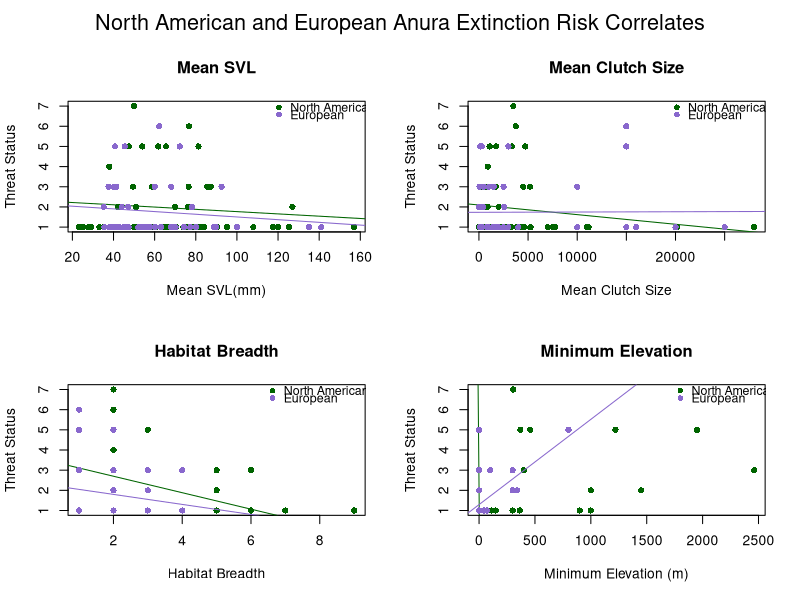
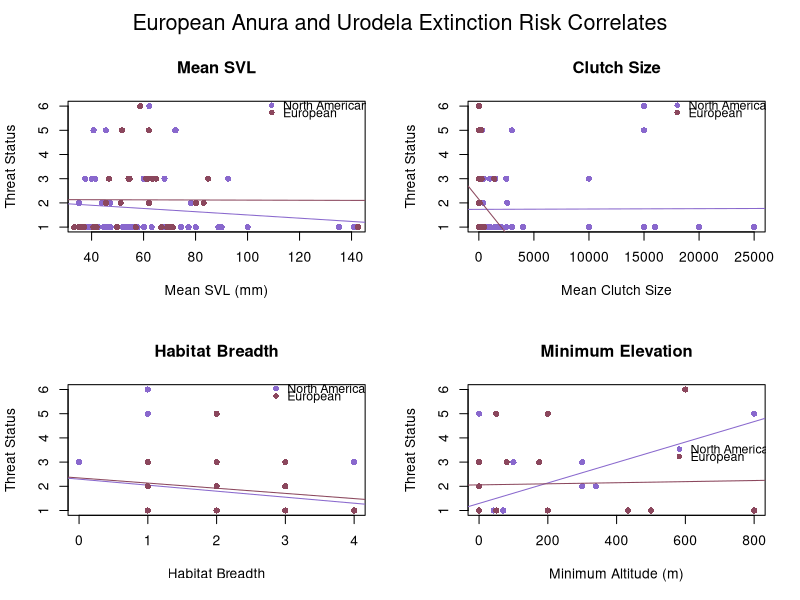
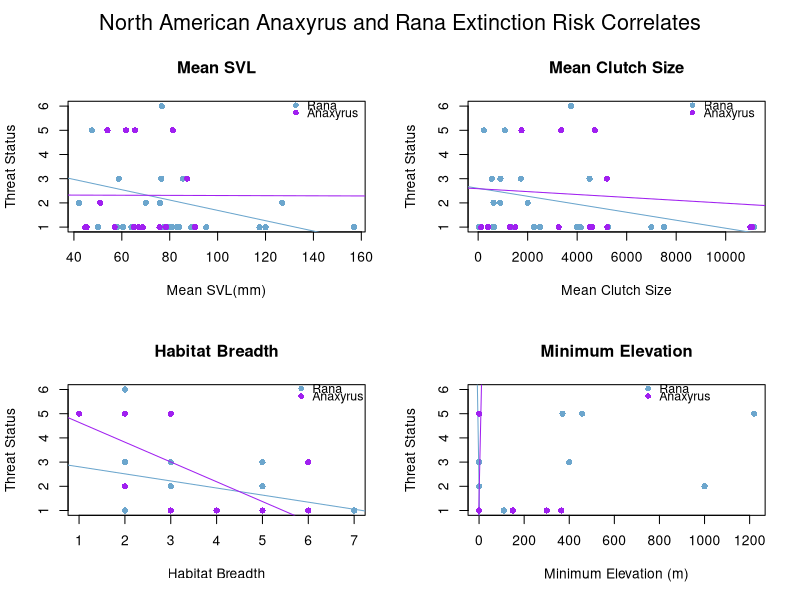

Write the R code that produced these figures, in order. (Note: this script raises an error after producing the figures.)
# ENEC 395 Undergraduate Research 
# Alicia Wood
# 3/20/17
# Correlates of Extinction Risk in European and North American Amphibians



### Setting my working directory to the folder where all of my data and code are stored

setwd('~/Desktop/Extinction-Risk')

library(dplyr)
library(tidyr)



### Reading in raw data files

NAfrogs = read.table("NorthAmericanFrogs.txt", header=T, sep = '\t', quote = "\"")
NApaired = read.table("NorthAmericanFrogsPaired.txt", header=T, sep='\t', quote = "\"")
EuroAmphib = read.table("EuropeanAmphibians.txt", header=T, sep = '\t', quote = "\"", 
                        na.strings = "DD")
Taxonomy = read.table("Taxonomy.txt", header=T, sep = '\t', quote = "\"")



### Simplifying and preparing data for analysis

#Creating Habitat Breadth columns in both datasets
EuroAmphib$Forest <- apply(EuroAmphib[,c(123:131)], 1, sum)
EuroAmphib$Forest[EuroAmphib$Forest > 0] <- 1
EuroAmphib$Savanna <- apply(EuroAmphib[,c(132:133)], 1, sum)
EuroAmphib$Savanna[EuroAmphib$Savanna > 0] <- 1
EuroAmphib$Shrubland <- apply(EuroAmphib[,c(134:141)], 1, sum)
EuroAmphib$Shrubland[EuroAmphib$Shrubland > 0] <- 1
EuroAmphib$Grassland <- apply(EuroAmphib[,c(142:148)], 1, sum)
EuroAmphib$Grassland[EuroAmphib$Grassland > 0] <- 1
EuroAmphib$Wetlands <- apply(EuroAmphib[,c(149:164)], 1, sum)
EuroAmphib$Wetlands[EuroAmphib$Wetlands > 0] <- 1
EuroAmphib$RockyAreas[EuroAmphib$Habitat_RockyAreas_inland_cliffs_moutain_peaks == 1] <- 1
EuroAmphib$RockyAreas[EuroAmphib$Habitat_RockyAreas_inland_cliffs_moutain_peaks == 0] <- 0
EuroAmphib$Caves <- apply(EuroAmphib[,c(166:167)], 1, sum)
EuroAmphib$Caves[EuroAmphib$Caves > 0] <- 1
EuroAmphib$Deserts <- apply(EuroAmphib[,c(168:170)], 1, sum)
EuroAmphib$Deserts[EuroAmphib$Deserts > 0] <- 1
EuroAmphib$ArtificialTerrestrial <- apply(EuroAmphib[,c(171:176)], 1, sum)
EuroAmphib$ArtificialTerrestrial[EuroAmphib$ArtificialTerrestrial > 0] <- 1
EuroAmphib$Other[EuroAmphib$Habitat_Other_dunes == 1] <- 1
EuroAmphib$Other[EuroAmphib$Habitat_Other_dunes == 0] <- 0
EuroAmphib$HabitatBreadth <- apply(EuroAmphib[,c(255:264)], 1, sum)
NAfrogs$HabitatBreadth <- apply(NAfrogs[,c(22:33)], 1, sum)

#Condensing mean max and min Clutch Size into 1 mean Clutch Size column for NA dataset
NAfrogs$ClutchSize <- ifelse(is.na(NAfrogs$MeanClutchSize), ifelse(is.na(NAfrogs$MaxClutchSize), 
                      ifelse(is.na(NAfrogs$MinClutchSize), NA, NAfrogs$MinClutchSize),
                      ifelse(is.na(NAfrogs$MinClutchSize), NAfrogs$MaxClutchSize, 
                      rowMeans(NAfrogs[,c("MinClutchSize", "MaxClutchSize")]))), 
                      NAfrogs$MeanClutchSize)

#Simplifying NAfrogs SVL data into 1 Mean SVL column
NAfrogs$SVLunspecified <- ifelse(is.na(NAfrogs$MeanSVL_Unspecified_mm), 
                                 ifelse(is.na(NAfrogs$MaxSVL_Unspecified_mm),
                                        ifelse(is.na(NAfrogs$MinSVL_Unspecified_mm), NA, 
                                               NAfrogs$MinSVL_Unspecified_mm), 
                                        ifelse(is.na(NAfrogs$MinSVL_Unspecified_mm), 
                                               NAfrogs$MaxSVL_Unspecified_mm, 
                                               rowMeans(NAfrogs[,c("MinSVL_Unspecified_mm", 
                                                                   "MaxSVL_Unspecified_mm")]))), 
                                 NAfrogs$MeanSVL_Unspecified_mm)
NAfrogs$SVLfemale <- ifelse(is.na(NAfrogs$MeanSVL_Female_mm), 
                            ifelse(is.na(NAfrogs$MaxSVL_Female_mm), 
                                   ifelse(is.na(NAfrogs$MinSVL_Female_mm), NA, 
                                          NAfrogs$MinSVL_Female_mm), 
                                   ifelse(is.na(NAfrogs$MinSVL_Female_mm), 
                                          NAfrogs$MaxSVL_Female_mm, 
                                          rowMeans(NAfrogs[,c("MinSVL_Female_mm", 
                                                              "MaxSVL_Female_mm")]))), 
                            NAfrogs$MeanSVL_Female_mm)
NAfrogs$SVLmale <- ifelse(is.na(NAfrogs$MeanSVL_Male_mm), 
                          ifelse(is.na(NAfrogs$MaxSVL_Male_mm), 
                                 ifelse(is.na(NAfrogs$MinSVL_Male_mm), NA, 
                                        NAfrogs$MinSVL_Male_mm), 
                                 ifelse(is.na(NAfrogs$MinSVL_Male_mm), NAfrogs$MaxSVL_Male_mm, 
                                        rowMeans(NAfrogs[,c("MinSVL_Male_mm", 
                                                            "MaxSVL_Male_mm")]))), 
                          NAfrogs$MeanSVL_Male_mm)
NAfrogs$SVLMFmean <- rowMeans(NAfrogs[,c("SVLfemale", "SVLmale")])
NAfrogs$SVL <- ifelse(!is.na(NAfrogs$SVLunspecified) & !is.na(NAfrogs$SVLfemale) & 
                        !is.na(NAfrogs$SVLmale), rowMeans(NAfrogs[,c("SVLunspecified", 
                                                                     "SVLMFmean")]), 
                      ifelse(is.na(NAfrogs$SVLunspecified), 
                             ifelse(is.na(NAfrogs$SVLfemale), 
                                    ifelse(is.na(NAfrogs$SVLmale), NA, NAfrogs$SVLmale), 
                                    ifelse(is.na(NAfrogs$SVLmale), NAfrogs$SVLfemale, 
                                           NAfrogs$SVLMFmean)), NAfrogs$SVLunspecified))



### Organizing Threat Data

# Creating Continuous Threat Status Values in European Dataset
EuroAmphib$threat[EuroAmphib$IUCN_Status_LeastConcern == 1] <- 1
EuroAmphib$threat[EuroAmphib$IUCN_Status_Vulnerable == 1] <- 2
EuroAmphib$threat[EuroAmphib$IUCN_Status_NearThreatened == 1] <- 3
EuroAmphib$threat[EuroAmphib$IUCN_Status_Endangered == 1] <- 5
EuroAmphib$threat[EuroAmphib$IUCN_Status_CriticallyEndangered == 1] <- 6
# Creating Threat status ordinal values
threat = data.frame(IUCN_Threat_Status = c('LC', 'VU', 'NT', 'TH', 'EN', 'CR', 'EW'),
                    threat = 1:7)



### Joining in taxonomy and threat datasets

NAfrogs <- merge(NAfrogs, Taxonomy, by = "SpeciesName") %>% left_join(threat)
EuroAmphib <- merge(EuroAmphib, Taxonomy, by = "SpeciesName")



### Dividing European dataset into Anura and Urodela order datasets

Efrogs <- EuroAmphib[EuroAmphib$Order == 'Anura',]
Esalamanders <- EuroAmphib[EuroAmphib$Order == 'Urodela',]



##### Plots and Linear Models



## North American and European Anura Comparison
par(mfrow=c(2,2), oma = c(0,0,2,0))
# SVL
plot(NAfrogs$SVL, NAfrogs$threat, xlab = "Mean SVL(mm)", ylab = "Threat Status", 
     main = "Mean SVL", col = "darkgreen", pch = 16)
lm_svl_na = lm(NAfrogs$threat ~ NAfrogs$SVL)
abline(lm_svl_na, col = "darkgreen")
summary(lm_svl_na)
points(Efrogs$SVL_Unspecified_mm, Efrogs$threat, xlab = "Mean SVL (mm)", ylab = "Threat Status", 
       col = "mediumpurple3", pch = 16)
lm_svl_e = lm(Efrogs$threat ~ Efrogs$SVL_Unspecified_mm)
abline(lm_svl_e, col = "mediumpurple3")
summary(lm_svl_e)
legend(115,7.5, c("North American", "European"), pch = 16, 
       col = c("darkgreen", "mediumpurple3"), cex = 0.9, bty = "n", y.intersp = 0.5)
# Clutch Size
plot(NAfrogs$ClutchSize, NAfrogs$threat, xlab = "Mean Clutch Size", ylab = "Threat Status", 
     main = "Mean Clutch Size", col = "darkgreen", pch = 16)
lm_cs_na = lm(NAfrogs$threat ~ NAfrogs$ClutchSize)
abline(lm_cs_na, col = "darkgreen")
summary(lm_cs_na)
points(Efrogs$Number_of_eggs_or_offspring, Efrogs$threat, xlab = "Mean Clutch Size", 
       ylab = "Threat Status", col = "mediumpurple3", pch = 16)
lm_cs_e = lm(Efrogs$threat ~ Efrogs$Number_of_eggs_or_offspring)
abline(lm_cs_e, col = "mediumpurple3")
summary(lm_cs_e)
legend(19000,7.5, c("North American", "European"), pch = 16, 
       col = c("darkgreen", "mediumpurple3"), cex = 0.9, bty = "n", y.intersp = 0.5)
# Habitat Breadth
plot(NAfrogs$HabitatBreadth, NAfrogs$threat, xlab = "Habitat Breadth", ylab = "Threat Status", 
     main = "Habitat Breadth", col = "darkgreen", pch = 16)
lm_hb_na = lm(NAfrogs$threat ~ NAfrogs$HabitatBreadth)
abline(lm_hb_na, col = "darkgreen")
summary(lm_hb_na)
points(Efrogs$HabitatBreadth, Efrogs$threat, xlab = "Habitat Breadth", ylab = "Threat Status", 
       col = "mediumpurple3", pch = 16)
lm_hb_e = lm(Efrogs$threat ~ Efrogs$HabitatBreadth)
abline(lm_hb_e, col = "mediumpurple3")
summary(lm_hb_e)
legend(6.3,7.5, c("North American", "European"), pch = 16, 
       col = c("darkgreen", "mediumpurple3"), cex = 0.9, bty = "n", y.intersp = 0.5)
# Minimum Elevation
plot(NAfrogs$MinElevation_m, NAfrogs$threat, xlab = "Minimum Elevation (m)", 
     ylab = "Threat Status", main = "Minimum Elevation", 
     col = "darkgreen", pch = 16)
lm_me_na = lm(NAfrogs$threat ~ NAfrogs$MinElevation_m)
abline(lm_me_na, col = "darkgreen")
summary(lm_me_na)
points(Efrogs$Altitude_min, Efrogs$threat, xlab = "Minimum Altitude (m)", ylab = "Threat Status", 
       col = "mediumpurple3", pch = 16)
lm_me_e = lm(Efrogs$threat ~ Efrogs$Altitude_min)
abline(lm_me_e, col = "mediumpurple3")
summary(lm_me_e)
legend(1700,7.5, c("North American", "European"), pch = 16, 
       col = c("darkgreen", "mediumpurple3"), cex = 0.9, bty = "n", y.intersp = 0.5)
mtext("North American and European Anura Extinction Risk Correlates", outer = TRUE, cex = 1.3)

# Multi-Variable Linear Model North American Frogs
Multi_lm_na = lm(NAfrogs$threat ~ NAfrogs$SVL + NAfrogs$ClutchSize + NAfrogs$HabitatBreadth + 
                   NAfrogs$MinElevation_m)
summary(Multi_lm_na)
# Multi-Variable Linear Model European Frogs
Multi_lm_e = lm(Efrogs$threat ~ Efrogs$SVL_Unspecified_mm + Efrogs$Number_of_eggs_or_offspring + 
                  Efrogs$HabitatBreadth + Efrogs$Altitude_min)
summary(Multi_lm_e)

## European Anura and Urodela Comparison
par(mfrow=c(2,2), oma = c(0,0,2,0))
# SVL
plot(Efrogs$SVL_Unspecified_mm, Efrogs$threat, xlab = "Mean SVL (mm)", ylab = "Threat Status", 
     col = "mediumpurple3", main = "Mean SVL", pch = 16)
lm_svl_f = lm(Efrogs$threat ~ Efrogs$SVL_Unspecified_mm)
abline(lm_svl_f, col = "mediumpurple3")
summary(lm_svl_f)
points(Esalamanders$SVL_Unspecified_mm, Esalamanders$threat, xlab = "Mean SVL (mm)", 
       ylab = "Threat Status", col = "palevioletred4", pch = 16)
lm_svl_s = lm(Esalamanders$threat ~ Esalamanders$SVL_Unspecified_mm)
abline(lm_svl_s, col = "palevioletred4")
summary(lm_svl_s)
legend(105,6.5, c("North American", "European"), pch = 16, 
       col = c("mediumpurple3", "palevioletred4"), cex = 0.9, bty = "n", y.intersp = 0.5)
# Clutch Size
plot(Efrogs$Number_of_eggs_or_offspring, Efrogs$threat, xlab = "Mean Clutch Size", 
     ylab = "Threat Status", col = "mediumpurple3", 
     main = "Clutch Size", pch = 16)
lm_cs_f = lm(Efrogs$threat ~ Efrogs$Number_of_eggs_or_offspring)
abline(lm_cs_f, col = "mediumpurple3")
summary(lm_cs_f)
points(Esalamanders$Number_of_eggs_or_offspring, Esalamanders$threat, xlab = "Mean Clutch Size", 
       ylab = "Threat Status", col = "palevioletred4", pch = 16)
lm_cs_s = lm(Esalamanders$threat ~ Esalamanders$Number_of_eggs_or_offspring)
abline(lm_cs_s, col = "palevioletred4")
summary(lm_cs_s)
legend(17000,6.5, c("North American", "European"), pch = 16, 
       col = c("mediumpurple3", "palevioletred4"), cex = 0.9, bty = "n", y.intersp = 0.5)
# Habitat Breadth
plot(Efrogs$HabitatBreadth, Efrogs$threat, xlab = "Habitat Breadth", 
     ylab = "Threat Status", col = "mediumpurple3", 
     main = "Habitat Breadth", pch = 16)
lm_hb_f = lm(Efrogs$threat ~ Efrogs$HabitatBreadth)
abline(lm_hb_f, col = "mediumpurple3")
summary(lm_hb_f)
points(Esalamanders$HabitatBreadth, Esalamanders$threat, xlab = "Habitat Breadth", 
       ylab = "Threat Status", col = "palevioletred4", pch = 16)
lm_hb_s = lm(Esalamanders$threat ~ Esalamanders$HabitatBreadth)
abline(lm_hb_s, col = "palevioletred4")
summary(lm_hb_s)
legend(2.7,6.5, c("North American", "European"), pch = 16, 
       col = c("mediumpurple3", "palevioletred4"), cex = 0.9, bty = "n", y.intersp = 0.5)
# Minimum Elevation
plot(Efrogs$Altitude_min, Efrogs$threat, xlab = "Minimum Altitude (m)", 
     ylab = "Threat Status", col = "mediumpurple3", 
     main = "Minimum Elevation", pch = 16)
lm_me_f = lm(Efrogs$threat ~ Efrogs$Altitude_min)
abline(lm_me_f, col = "mediumpurple3")
summary(lm_me_f)
points(Esalamanders$Altitude_min, Esalamanders$threat, xlab = "Minimum Altitude (m)", 
       ylab = "Threat Status", col = "palevioletred4", pch = 16)
lm_me_s = lm(Esalamanders$threat ~ Esalamanders$Altitude_min)
abline(lm_me_s, col = "palevioletred4")
summary(lm_me_s)
legend(550,4, c("North American", "European"), pch = 16, 
       col = c("mediumpurple3", "palevioletred4"), cex = 0.9, bty = "n", y.intersp = 0.5)
mtext("European Anura and Urodela Extinction Risk Correlates", outer = TRUE, cex = 1.3)

# Multi-Variable Linear Model European Frogs
Multi_lm_e = lm(Efrogs$threat ~ Efrogs$SVL_Unspecified_mm + 
                  Efrogs$Number_of_eggs_or_offspring + 
                  Efrogs$HabitatBreadth + Efrogs$Altitude_min)
summary(Multi_lm_e)
# Multi-Variable Linear Model European Frogs
Multi_lm_s = lm(Esalamanders$threat ~ Esalamanders$SVL_Unspecified_mm + 
                  Esalamanders$Number_of_eggs_or_offspring + Esalamanders$HabitatBreadth + 
                  Esalamanders$Altitude_min)
summary(Multi_lm_s)

## North American Anaxyrus and Rana Analyses
Rana = NAfrogs[NAfrogs$Genus == 'Rana',]
Anaxyrus = NAfrogs[NAfrogs$Genus == 'Anaxyrus',]
par(mfrow=c(2,2), oma = c(0,0,2,0))
# SVL
plot(Rana$SVL, Rana$threat, xlab = "Mean SVL(mm)", ylab = "Threat Status", 
     main = "Mean SVL", col = "skyblue3", pch = 16)
lm_svl_r = lm(Rana$threat ~ Rana$SVL)
abline(lm_svl_r, col = "skyblue3")
summary(lm_svl_r)
points(Anaxyrus$SVL, Anaxyrus$threat, xlab = "Mean SVL(mm)", ylab = "Threat Status", 
       col = "purple", pch = 16)
lm_svl_a = lm(Anaxyrus$threat ~ Anaxyrus$SVL)
abline(lm_svl_a, col = "purple")
summary(lm_svl_a)
legend(128,6.5, c("Rana", "Anaxyrus"), pch = 16, 
       col = c("skyblue3", "purple"), cex = 0.9, bty = "n", y.intersp = 0.5)
# Clutch Size
plot(Rana$ClutchSize, Rana$threat, xlab = "Mean Clutch Size", ylab = "Threat Status", 
     main = "Mean Clutch Size", 
     col = "skyblue3", pch = 16)
lm_cs_r = lm(Rana$threat ~ Rana$ClutchSize)
abline(lm_cs_r, col = "skyblue3")
summary(lm_cs_r)
points(Anaxyrus$ClutchSize, Anaxyrus$threat, xlab = "Mean Clutch Size", ylab = "Threat Status", 
       col = "purple", pch = 16)
lm_cs_a = lm(Anaxyrus$threat ~ Anaxyrus$ClutchSize)
abline(lm_cs_a, col = "purple")
summary(lm_cs_a)
legend(8200,6.5, c("Rana", "Anaxyrus"), pch = 16, 
       col = c("skyblue3", "purple"), cex = 0.9, bty = "n", y.intersp = 0.5)
# Habitat Breadth
plot(Rana$HabitatBreadth, Rana$threat, xlab = "Habitat Breadth", ylab = "Threat Status", 
     main = "Habitat Breadth", 
     col = "skyblue3", pch = 16)
lm_hb_r = lm(Rana$threat ~ Rana$HabitatBreadth)
abline(lm_hb_r, col = "skyblue3")
summary(lm_hb_r)
points(Anaxyrus$HabitatBreadth, Anaxyrus$threat, xlab = "Habitat Breadth", 
       ylab = "Threat Status", col = "purple", pch = 16)
lm_hb_a = lm(Anaxyrus$threat ~ Anaxyrus$HabitatBreadth)
abline(lm_hb_a, col = "purple")
summary(lm_hb_a)
legend(5.6,6.5, c("Rana", "Anaxyrus"), pch = 16, 
       col = c("skyblue3", "purple"), cex = 0.9, bty = "n", y.intersp = 0.5)
# Minimum Elevation
plot(Rana$MinElevation_m, Rana$threat, xlab = "Minimum Elevation (m)", ylab = "Threat Status", 
     main = "Minimum Elevation", 
     col = "skyblue3", pch = 16)
lm_me_r = lm(Rana$threat ~ Rana$MinElevation_m)
abline(lm_me_r, col = "skyblue3")
summary(lm_me_r)
points(Anaxyrus$MinElevation_m, Anaxyrus$threat, xlab = "Minimum Elevation (m)", 
       ylab = "Threat Status", col = "purple", pch = 16)
lm_me_a = lm(Anaxyrus$threat ~ Anaxyrus$MinElevation_m)
abline(lm_me_a, col = "purple")
summary(lm_me_a)
legend(700,6.5, c("Rana", "Anaxyrus"), pch = 16, 
       col = c("skyblue3", "purple"), cex = 0.9, bty = "n", y.intersp = 0.5)
mtext("North American Anaxyrus and Rana Extinction Risk Correlates", outer = TRUE, cex = 1.3)

# Multi-Variable Linear Model North American Rana
Multi_lm_r = lm(Rana$threat ~ Rana$SVL + Rana$ClutchSize + Rana$HabitatBreadth + 
                  Rana$MinElevation_m)
summary(Multi_lm_r)
# Multi-Variable Linear Model North American Anaxyrus
Multi_lm_a = lm(Anaxyrus$threat ~ Anaxyrus$SVL + Anaxyrus$ClutchSize + 
                  Anaxyrus$HabitatBreadth + Anaxyrus$MinElevation_m)
summary(Multi_lm_a)

par(opar)

#### Paired Analysis

#preparing the paired dataset
NApaired$HabitatBreadth1 <- apply(NApaired[,c(24:35)], 1, sum)
NApaired$HabitatBreadth2 <- apply(NApaired[,c(63:74)], 1, sum)

NApaired$ClutchSize1 <- ifelse(is.na(NApaired$MeanClutchSize1), 
                               ifelse(is.na(NApaired$MaxClutchSize1), 
                                      ifelse(is.na(NApaired$MinClutchSize1), NA, 
                                             NApaired$MinClutchSize1), 
                                      ifelse(is.na(NApaired$MinClutchSize1), 
                                             NApaired$MaxClutchSize1, 
                                             rowMeans(NApaired[,c("MinClutchSize1", 
                                                                  "MaxClutchSize1")]))), 
                               NApaired$MeanClutchSize1)
NApaired$ClutchSize2 <- ifelse(is.na(NApaired$MeanClutchSize2), 
                               ifelse(is.na(NApaired$MaxClutchSize2), 
                                      ifelse(is.na(NApaired$MinClutchSize2), NA, 
                                             NApaired$MinClutchSize2), 
                                      ifelse(is.na(NApaired$MinClutchSize2), 
                                             NApaired$MaxClutchSize2, 
                                             rowMeans(NApaired[,c("MinClutchSize2", 
                                                                  "MaxClutchSize2")]))), 
                               NApaired$MeanClutchSize2)

NApaired$SVLunspecified1 <- ifelse(is.na(NApaired$MeanSVL_Unspecified_mm1), 
                                   ifelse(is.na(NApaired$MaxSVL_Unspecified_mm1), 
                                          ifelse(is.na(NApaired$MinSVL_Unspecified_mm1), NA, 
                                                 NApaired$MinSVL_Unspecified_mm1), 
                                          ifelse(is.na(NApaired$MinSVL_Unspecified_mm1), 
                                                 NApaired$MaxSVL_Unspecified_mm1, 
                                                 rowMeans(NApaired[,c("MinSVL_Unspecified_mm1", 
                                                                      "MaxSVL_Unspecified_mm1")]))), 
                                   NApaired$MeanSVL_Unspecified_mm1)
NApaired$SVLfemale1 <- ifelse(is.na(NApaired$MeanSVL_Female_mm1), 
                              ifelse(is.na(NApaired$MaxSVL_Female_mm1), 
                                     ifelse(is.na(NApaired$MinSVL_Female_mm1), NA, 
                                            NApaired$MinSVL_Female_mm1), 
                                     ifelse(is.na(NApaired$MinSVL_Female_mm1), 
                                            NApaired$MaxSVL_Female_mm1, 
                                            rowMeans(NApaired[,c("MinSVL_Female_mm1", 
                                                                 "MaxSVL_Female_mm1")]))), 
                              NApaired$MeanSVL_Female_mm1)
NApaired$SVLmale1 <- ifelse(is.na(NApaired$MeanSVL_Male_mm1), 
                            ifelse(is.na(NApaired$MaxSVL_Male_mm1), 
                                   ifelse(is.na(NApaired$MinSVL_Male_mm1), NA, 
                                          NApaired$MinSVL_Male_mm1), 
                                   ifelse(is.na(NApaired$MinSVL_Male_mm1), 
                                          NApaired$MaxSVL_Male_mm1, 
                                          rowMeans(NApaired[,c("MinSVL_Male_mm1", 
                                                               "MaxSVL_Male_mm1")]))), 
                            NApaired$MeanSVL_Male_mm1)
NApaired$SVLMFmean1 <- rowMeans(NApaired[,c("SVLfemale1", "SVLmale1")])
NApaired$SVL1 <- ifelse(!is.na(NApaired$SVLunspecified1) & !is.na(NApaired$SVLfemale1) & 
                          !is.na(NApaired$SVLmale1),
                        rowMeans(NApaired[,c("SVLunspecified1", "SVLMFmean1")]), 
                        ifelse(is.na(NApaired$SVLunspecified1), 
                               ifelse(is.na(NApaired$SVLfemale1), 
                                      ifelse(is.na(NApaired$SVLmale1), NA, 
                                             NApaired$SVLmale1), 
                                      ifelse(is.na(NApaired$SVLmale1), 
                                             NApaired$SVLfemale1, NApaired$SVLMFmean1)), 
                               NApaired$SVLunspecified1))
NApaired$SVLunspecified2 <- ifelse(is.na(NApaired$MeanSVL_Unspecified_mm2), 
                                   ifelse(is.na(NApaired$MaxSVL_Unspecified_mm2), 
                                          ifelse(is.na(NApaired$MinSVL_Unspecified_mm2), NA, 
                                                 NApaired$MinSVL_Unspecified_mm2), 
                                          ifelse(is.na(NApaired$MinSVL_Unspecified_mm2), 
                                                 NApaired$MaxSVL_Unspecified_mm2, 
                                                 rowMeans(NApaired[,c("MinSVL_Unspecified_mm2", 
                                                                      "MaxSVL_Unspecified_mm2")]))), 
                                   NApaired$MeanSVL_Unspecified_mm2)
NApaired$SVLfemale2 <- ifelse(is.na(NApaired$MeanSVL_Female_mm2), 
                              ifelse(is.na(NApaired$MaxSVL_Female_mm2), 
                                     ifelse(is.na(NApaired$MinSVL_Female_mm2), NA, 
                                            NApaired$MinSVL_Female_mm2), 
                                     ifelse(is.na(NApaired$MinSVL_Female_mm2), 
                                            NApaired$MaxSVL_Female_mm2, 
                                            rowMeans(NApaired[,c("MinSVL_Female_mm2", 
                                                                 "MaxSVL_Female_mm2")]))), 
                              NApaired$MeanSVL_Female_mm2)
NApaired$SVLmale2 <- ifelse(is.na(NApaired$MeanSVL_Male_mm2), 
                            ifelse(is.na(NApaired$MaxSVL_Male_mm2), 
                                   ifelse(is.na(NApaired$MinSVL_Male_mm2), NA, 
                                          NApaired$MinSVL_Male_mm2), 
                                   ifelse(is.na(NApaired$MinSVL_Male_mm2), 
                                          NApaired$MaxSVL_Male_mm2, 
                                          rowMeans(NApaired[,c("MinSVL_Male_mm2", 
                                                               "MaxSVL_Male_mm2")]))), 
                            NApaired$MeanSVL_Male_mm2)
NApaired$SVLMFmean2 <- rowMeans(NApaired[,c("SVLfemale2", "SVLmale2")])
NApaired$SVL2 <- ifelse(!is.na(NApaired$SVLunspecified2) & !is.na(NApaired$SVLfemale2) & 
                          !is.na(NApaired$SVLmale2), 
                        rowMeans(NApaired[,c("SVLunspecified2", "SVLMFmean2")]), 
                        ifelse(is.na(NApaired$SVLunspecified2), 
                               ifelse(is.na(NApaired$SVLfemale2), 
                                      ifelse(is.na(NApaired$SVLmale2), NA, 
                                             NApaired$SVLmale2), 
                                      ifelse(is.na(NApaired$SVLmale2), NApaired$SVLfemale2, 
                                             NApaired$SVLMFmean2)), NApaired$SVLunspecified2))

## Wilcoxon Tests
wilcox.test(NApaired$SVL1, NApaired$SVL2, paired = TRUE)
wilcox.test(NApaired$ClutchSize1, NApaired$ClutchSize2, paired = TRUE)
wilcox.test(NApaired$HabitatBreadth1, NApaired$HabitatBreadth2, paired = TRUE)
wilcox.test(NApaired$MinElevation_m1, NApaired$MinElevation_m2, paired = TRUE)



### Diet
diet = data.frame(diet = c('Ins', 'Mol', 'Can'), dietid = 1:3)

NAthreatgroups <- group_by(NAfrogs, threat) %>%
  summarise(Ins = sum(Insectivorous, na.rm = TRUE), 
            Mol = sum(Moluscivorous, na.rm = TRUE), 
            Can = sum(Cannibalism, na.rm = TRUE)) %>%
  gather(key = diet, value = n, Ins:Can) %>%
  left_join(diet) %>% data.frame()
plot(NAthreatgroups$dietid, NAthreatgroups$threat, pch = 16, 
     cex = NAthreatgroups$n/8, col = "darkgreen")
